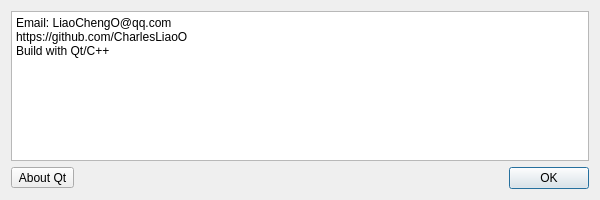
<?xml version="1.0" encoding="UTF-8"?>
<ui version="4.0">
 <class>AboutDlg</class>
 <widget class="QDialog" name="AboutDlg">
  <property name="geometry">
   <rect>
    <x>0</x>
    <y>0</y>
    <width>600</width>
    <height>200</height>
   </rect>
  </property>
  <property name="windowTitle">
   <string>About Software</string>
  </property>
  <layout class="QVBoxLayout" name="verticalLayout">
   <item>
    <widget class="QPlainTextEdit" name="plainTextEdit">
     <property name="plainText">
      <string notr="true">Email: LiaoChengO@qq.com
https://github.com/CharlesLiaoO
Build with Qt/C++</string>
     </property>
     <property name="textInteractionFlags">
      <set>Qt::LinksAccessibleByKeyboard|Qt::LinksAccessibleByMouse|Qt::TextBrowserInteraction|Qt::TextSelectableByKeyboard|Qt::TextSelectableByMouse</set>
     </property>
    </widget>
   </item>
   <item>
    <layout class="QHBoxLayout" name="horizontalLayout">
     <item>
      <widget class="QToolButton" name="toolButton_AboutQt">
       <property name="text">
        <string notr="true">About Qt</string>
       </property>
      </widget>
     </item>
     <item>
      <widget class="QDialogButtonBox" name="buttonBox">
       <property name="standardButtons">
        <set>QDialogButtonBox::Ok</set>
       </property>
      </widget>
     </item>
    </layout>
   </item>
  </layout>
 </widget>
 <resources/>
 <connections/>
</ui>
